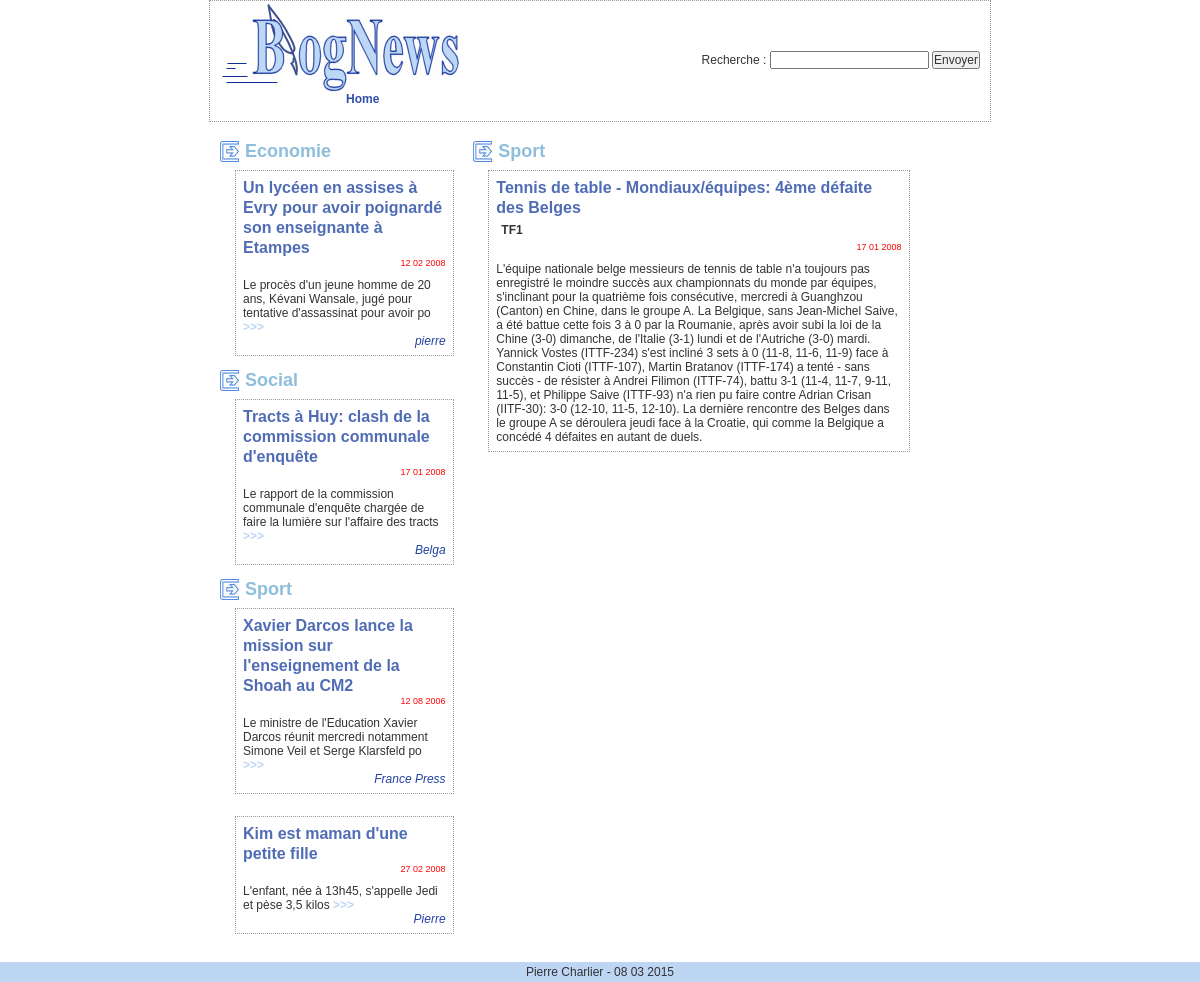
Screenshot of /index.php?id_articles=4 with the database file from the repository.
### tables this page shows
CREATE TABLE `articles` (
  `id_articles` int(11) NOT NULL auto_increment,
  `titre` varchar(150) NOT NULL,
  `abstract` varchar(100) NOT NULL,
  `texte` text NOT NULL,
  `date` date NOT NULL,
  `auteur` varchar(100) NOT NULL,
  `id_cat` int(11) NOT NULL,
  PRIMARY KEY  (`id_articles`)
);

CREATE TABLE `categories` (
  `id_categories` int(11) NOT NULL auto_increment,
  `categorie` varchar(150) NOT NULL,
  PRIMARY KEY  (`id_categories`)
);

### articles_details.php (the view, shortened to what this page needs)
<?php
  global $connect;
  $sql = "SELECT id_articles, titre, texte, auteur, categorie, DATE_FORMAT(date, '%d %m %Y') AS date_fr
          FROM articles JOIN categories
          ON articles.id_cat = categories.id_categories
          WHERE id_articles = ".$_GET["id_articles"];
    $sql2 = "SELECT id_articles, titre, abstract, auteur, categorie, DATE_FORMAT(date, '%d %m %Y') AS date_fr
          FROM articles JOIN categories
          ON articles.id_cat = categories.id_categories
          WHERE id_articles != ".$_GET["id_articles"]." ORDER BY id_categories";
  $requestArticle = $connect->query($sql);
  $requestSide = $connect->query($sql2);
?>
  <div id="col1">
        <?php
        $currentCat = 'aucune';
        if($requestArticle -> num_rows > 0) :
          while($row = $requestSide->fetch_object()):
            if ($row->categorie != $currentCat):
              echo "<h1>".$row->categorie."</h1>";
              $currentCat = $row->categorie;
            endif ?>
          <div class="article">
          <h1><?php echo $row->titre ?></h1>
          <p class="date"><?php echo $row->date_fr ?></p>
          <p>
            <?php echo $row->abstract ?>
            <a href="index.php?id_articles=<?php echo $row->id_articles ?>" class="plus">&gt;&gt;&gt;</a>
          </p>
          <p class="signature"><?php echo $row->auteur ?></p>
              </div>
              <br>
          <?php endwhile; endif; ?>
      </div>
    <div id="col22">
      <?php if($requestArticle -> num_rows > 0) :
            while($row = $requestArticle->fetch_object()):?>
      <h1><?php echo $row->categorie ?></h1>
        <div class="article">
          <h1><?php echo $row->titre ?></h1>
          <p class="par"><?php echo $row->auteur ?></p>
          <p class="date"><?php echo $row->date_fr ?></p>
          <p><?php echo $row->texte ?></p>
        </div>
      <?php endwhile; endif; ?>
    </div>

### css_articles.css (style rules this page uses)
* { font-family: Verdana, Arial, Helvetica, sans-serif; font-size: 12px; color: #333333; margin: 0px; padding: 0px; }
#max #col1 { float: left; width: 33.33%; text-align:center; padding: 0px; margin-top: 20px; }
#max #col22 { float: left; width: 66.66%; text-align:center; margin-top: 20px; }
#max #col1 .article h1, #max #col2 .article h1, #max #col3 .article h1, #max #col22 .article h1 { color: #506CB5; font-weight: bold; font-size: 16px; background-image: none; text-align: left; text-indent: 0px; height:auto; }
#max #col1 h1, #max #col2 h1, #max #col3 h1, #max #col22 h1 { color: #8DBEDC; background-image: url(images/puce1.jpg); height: 21px; background-repeat: no-repeat; text-align: left; text-indent: 25px; line-height: 20px; font-size: 18px; }
#max .article { width: 80%; border: 1px dotted #999999; text-align:left; padding: 7px; margin-top: 8px; margin-left: 15px; }
#max .article .date { text-align: right; color: #FF0000; margin-bottom: 10px; font-size: 9px; }
#max .article .signature { text-align: right; font-style: italic; color: #2142A3; }
.par { font-weight: bold; margin-top: 5px; margin-bottom: 5px; margin-left: 5px; }
a.plus { font-weight: bold; color: #BDD6F4; text-decoration: none; }

### rows the page displays
articles: categories.categorie "Economie", titre "Un lycéen en assises à Evry pour avoir poignardé son enseignante à Etampes", date_fr "12 02 2008", abstract "Le procès d'un jeune homme de 20 ans, Kévani Wansale, jugé pour tentative d'assassinat pour avoir po", auteur "pierre"
articles: categories.categorie "Social", titre "Tracts à Huy: clash de la commission communale d'enquête", date_fr "17 01 2008", abstract "Le rapport de la commission communale d'enquête chargée de faire la lumière sur l'affaire des tracts", auteur "Belga"
articles: categories.categorie "Sport", titre "Xavier Darcos lance la mission sur l'enseignement de la Shoah au CM2", date_fr "12 08 2006", abstract "Le ministre de l'Education Xavier Darcos réunit mercredi notamment Simone Veil et Serge Klarsfeld po", auteur "France Press"
articles: titre "Kim est maman d'une petite fille", date_fr "27 02 2008", abstract "L'enfant, née à 13h45, s'appelle Jedi et pèse 3,5 kilos", auteur "Pierre"
articles: categories.categorie "Sport", titre "Tennis de table - Mondiaux/équipes: 4ème défaite des Belges", auteur "TF1", date_fr "17 01 2008", texte "L'équipe nationale belge messieurs de tennis de table n'a toujours pas enregistré le moindre succès aux championnats du monde par équipes, s'inclinant pour la quatrième fois consécutive, mercredi à Guanghzou (Canton) en Chine, dans le groupe A. La Belgique, sans Jean-Michel Saive, a été battue cette fois 3 à 0 par la Roumanie, après avoir subi la loi de la Chine (3-0) dimanche, de l'Italie (3-1) lundi et de l'Autriche (3-0) mardi. Yannick Vostes (ITTF-234) s'est incliné 3 sets à 0 (11-8, 11-6, 11-9) face à Constantin Cioti (ITTF-107), Martin Bratanov (ITTF-174) a tenté - sans succès - de résister à Andrei Filimon (ITTF-74), battu 3-1 (11-4, 11-7, 9-11, 11-5), et Philippe Saive (ITTF-93) n'a…"
